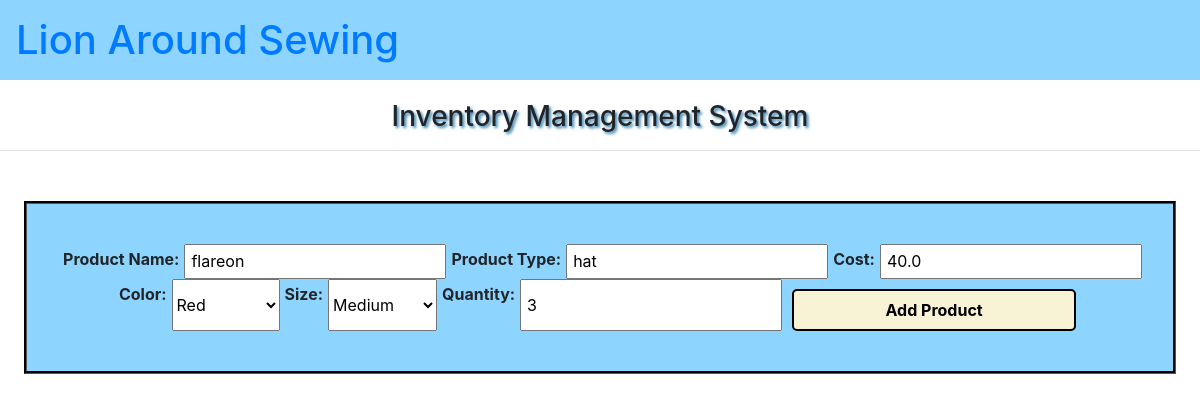
Screenshot of /edit/1 with the database file from the repository.
### accounts/models.py (models this page shows, shortened)
class Product(models.Model):
    COLORS = (
           ('Black', 'Black'),
           ('Blue', 'Blue'),
           ('Dark Green', 'Dark Green'),
           ('Galaxy', 'Galaxy'),
           ('Gray', 'Gray'),
           ('Green', 'Green'),
           ('Orange', 'Orange'),
           ('Pink', 'Pink'),
           ('Purple', 'Purple'),
           ('Red', 'Red'),
           ('Rifle Green', 'Rifle Green'),
           ('Yellow', 'Yellow'),
           ('White', 'White'),
             )
    SIZES = (
           ('Baby', 'Baby'),
           ('Mini', 'Mini'),
           ('Small', 'Small'),
           ('Medium', 'Medium'),
           ('Large', 'Large'),
           ('Extra Large', 'Extra Large'),
            )
    product_Name = models.CharField(max_length=200, null=True)
    product_Type = models.CharField(max_length=200, null=True)
    cost = models.FloatField(null=True)
    color = models.CharField(max_length=200, null = True, choices = COLORS)
    size = models.CharField(max_length=200, null = True, choices = SIZES)
    quantity = models.IntegerField(null=True)

### accounts/views.py (the view)
# urls.py: path('edit/<int:id>', views.editEntry, name = 'edit_product'),
def editEntry(request, id):
    product = Product.objects.get(id=id)
    form = ProductForm(instance=product)
    if request.method == 'POST':
        form = ProductForm(request.POST, instance=product)
        if form.is_valid():
            form.save()
            return redirect(home)
    context = {'form': form}
    return render(request, 'accounts/product_form.html', context)

### accounts/forms.py
class ProductForm(ModelForm):
    class Meta:
        model = Product
        fields ='__all__'

### accounts/templates/accounts/product_form.html (shortened to what this page needs)
{% extends 'main.html' %}
{% load static %}
{% block extended_styling %}
<link rel="stylesheet" type="text/css" href="{% static 'css/edit_form.css' %}">
{% endblock %}
{% block content %}
    <form action="" method= "POST" id="formid">
        {{form}}
        <input type="submit" name="Submit" value="Add Product" class="submit_button">
    </form>
{% endblock %}

### accounts/static/css/edit_form.css (style rules this page uses)
#formid { background-color: #8DD5FF; border: 3px groove #000; margin-left: 2%; margin-right: 2%; margin-top: 50px; padding: 40px 5px 40px 5px; display: flex; flex-wrap: wrap; justify-content: center; }
#formid label { font-weight: bold; padding-right: 5px; padding-left: 5px; padding-top: 3px; }
#formid input { padding-left: 5px; padding-right: 5px; }
.submit_button { background-color:#F9F3D6; width: 25%; margin: 10px 10px 0px 10px; padding: 7px 5px 7px 5px; font-weight: bold; border-radius: 5px; border: 2px solid #000; }

### rows the page displays
Product: product_Name "flareon", product_Type "hat", cost "40.0", color "Red", size "Medium", quantity "3"
